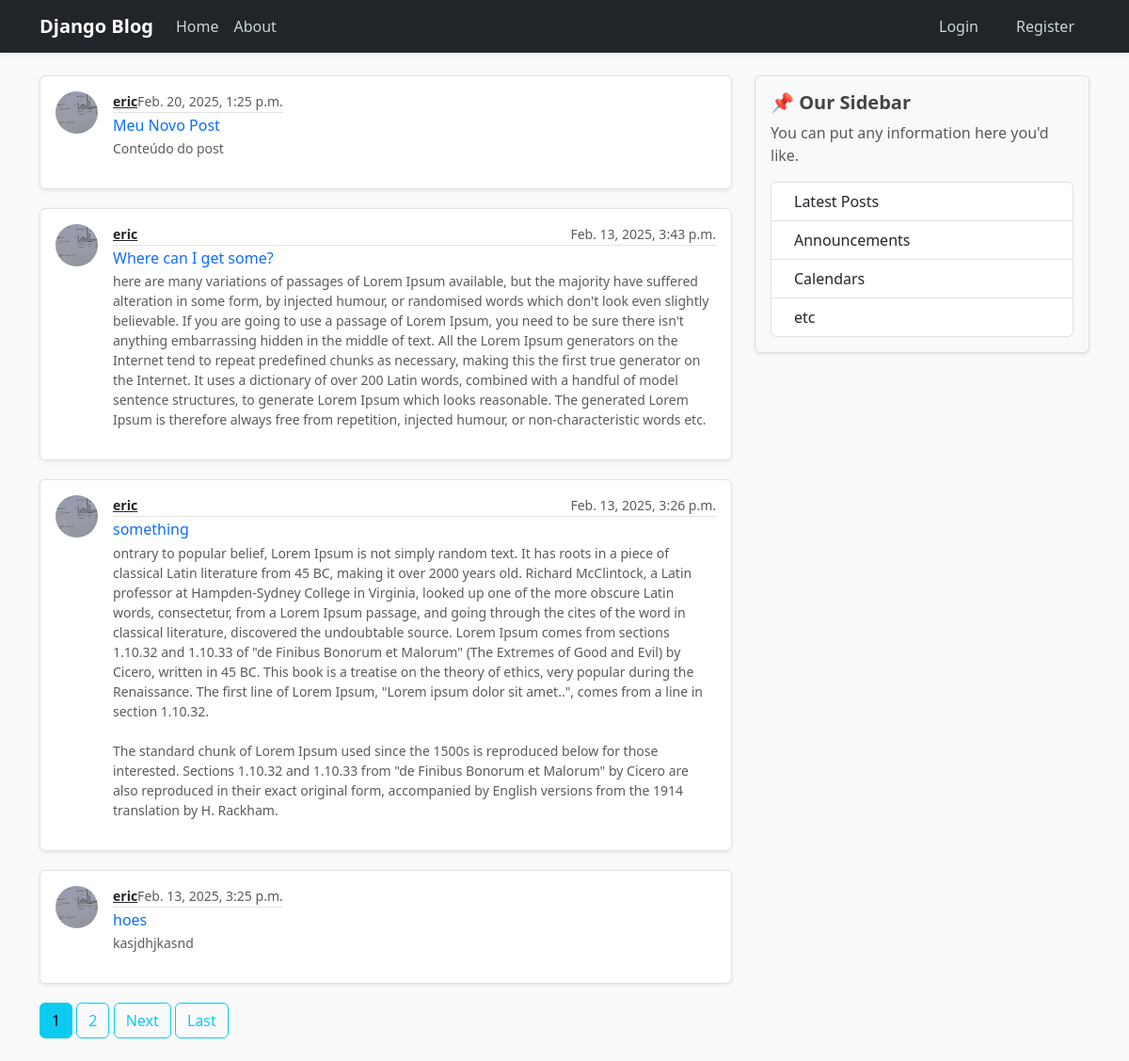
The page / on the database its author committed.
### myapp/models.py (models this page shows, shortened)
class Post(models.Model):
    title = models.CharField(max_length=100)
    content = models.TextField()
    date_posted = models.DateTimeField(default=timezone.now)
    author = models.ForeignKey(User, on_delete=models.CASCADE)

### users/models.py (models this page shows, shortened)
class Profile(models.Model):
    user = models.OneToOneField(User, on_delete=models.CASCADE)
    image = models.ImageField(default='default.jpg', upload_to='profile_pics')

### myapp/views.py (the view)
# urls.py: path('', PostListView.as_view(), name='index'),
class PostListView(ListView):
    model = Post
    template_name = 'HTML/index.html'
    context_object_name = 'posts'
    ordering = ['-date_posted']
    paginate_by = 4

### myapp/Templates/HTML/index.html (shortened to what this page needs)
{% extends "HTML/base.html" %}
    {% block content %}
        {% for post in posts %}
        <article class="media content-section p-3 d-flex align-items-start border rounded shadow-sm">
            <img class="rounded-circle me-3" src="{{ post.author.profile.image.url }}" alt="Author Image"
                 style="width: 45px; height: 45px; object-fit: cover;">
            <div class="media-body">
                <div class="article-metadata d-flex align-items-center justify-content-between mb-1">
                    <a class="fw-semibold text-dark small" href="{% url 'user_post' post.author.username %}">{{ post.author }}</a>
                    <small class="text-muted">{{ post.date_posted }}</small>
                </div>
                <h2 class="h6 mb-1">
                    <a class="article-title text-truncate text-decoration-none text-primary"
                       href="{% url 'post_detail' post.id %}" style="display: block; max-width: 100%;">
                        {{ post.title }}
                    </a>
                </h2>
                <p class="article-content small text-muted text-truncate" style="max-width: 100%;">{{ post.content }}</p>
            </div>
        </article>
        {% endfor %}
        {% if is_paginated %}
            {% for num in page_obj.paginator.page_range %}
                {% if page_obj.number == num %}
                    <a class="btn btn-info mb-4" href="?page={{ num }}">{{ num }}</a>
                {% elif num > page_obj.number|add:'-3' and num < page_obj.number|add:'3' %}
                    <a class="btn btn-outline-info mb-4" href="?page={{ num }}">{{ num }}</a>
                {% endif %}
            {% endfor %}
            {% if page_obj.has_next %}
                <a class="btn btn-outline-info mb-4" href="?page={{ page_obj.next_page_number }}">Next</a>
                <a class="btn btn-outline-info mb-4" href="?page={{ page_obj.paginator.num_pages }}">Last</a>
            {% endif %}
        {% endif %}
    {% endblock content %}

### myapp/Templates/HTML/base.html (shortened to what this page needs)
{% load static %}
<!DOCTYPE html>
<html lang="en">
<head>
    <link href="https://cdn.jsdelivr.net/npm/bootstrap@5.3.3/dist/css/bootstrap.min.css" rel="stylesheet">
    <link rel="stylesheet" href="{% static 'css/main.css' %}">
</head>
<body>
  <header class="site-header">
    <nav class="navbar navbar-expand-lg navbar-dark bg-dark shadow-sm fixed-top">
        <div class="container">
            <a class="navbar-brand fw-bold" href="/">Django Blog</a>
            <div class="collapse navbar-collapse" id="navbarToggle">
                <ul class="navbar-nav me-auto">
                    <li class="nav-item">
                        <a class="nav-link" href="{% url 'index' %}">Home</a>
                    </li>
                    <li class="nav-item">
                        <a class="nav-link" href="{% url 'about' %}">About</a>
                    </li>
                </ul>
                <ul class="navbar-nav">
                    {% if user.is_authenticated %}
                        <li class="nav-item">
                            <a class="nav-link btn btn-sm btn-outline-light px-3 me-2" href="{% url 'post_create' %}">New Post</a>
                        </li>
                        <li class="nav-item">
                            <a class="nav-link" href="{% url 'profile' %}">Profile</a>
                        </li>
                        <li class="nav-item">
                            <form method="POST" action="{% url 'logout' %}" class="d-inline">
                                {% csrf_token %}
                                <button type="submit" class="btn btn-danger btn-sm">Logout</button>
                            </form>
                        </li>
                    {% else %}
                        <li class="nav-item">
                            <a class="nav-link btn btn-outline-light btn-sm px-3 me-2" href="{% url 'login' %}">Login</a>
                        </li>
                        <li class="nav-item">
                            <a class="nav-link btn btn-primary btn-sm px-3" href="{% url 'register' %}">Register</a>
                        </li>
                    {% endif %}
                </ul>
            </div>
        </div>
    </nav>
</header>
<main role="main" class="container mt-4">
  <div class="row">
      <div class="col-md-8">
          {% block content %}{% endblock %}
      </div>
      <div class="col-md-4">
          <div class="content-section p-3 rounded shadow-sm bg-light">
              <h5 class="fw-bold">📌 Our Sidebar</h5>
              <p class="text-muted">You can put any information here you'd like.</p>
              <ul class="list-group">
                  <li class="list-group-item d-flex align-items-center">
                       Latest Posts
                  </li>
                  <li class="list-group-item d-flex align-items-center">
                       Announcements
                  </li>
                  <li class="list-group-item d-flex align-items-center">
                       Calendars
                  </li>
                  <li class="list-group-item d-flex align-items-center">
                       etc
                  </li>
              </ul>
          </div>
      </div>
  </div>
</main>
</body>
</html>

### myapp/static/css/main.css (style rules this page uses)
body { background: #fafafa; color: #333333; margin-top: 5rem; }
h1, h2, h3, h4, h5, h6 { color: #444444; }
ul { margin: 0; }
.site-header .navbar-nav .nav-link { color: #cbd5db; }
.content-section { background: #ffffff; padding: 10px 20px; border: 1px solid #dddddd; border-radius: 3px; margin-bottom: 20px; }
.article-title { color: #444444; }
.article-content { white-space: pre-line; }
.article-metadata { padding-bottom: 1px; margin-bottom: 4px; border-bottom: 1px solid #e3e3e3 }

### rows shown on the page
Post: author.profile.image (picture), author "eric", date_posted "Feb. 20, 2025, 1:25 p.m.", title "Meu Novo Post", content "Conteúdo do post"
Post: author.profile.image (picture), author "eric", date_posted "Feb. 13, 2025, 3:43 p.m.", title "Where can I get some?", content "here are many variations of passages of Lorem Ipsum available, but the majority have suffered alteration in some form, by injected humour, or randomised words which don't look even slightly believable. If you are going to use a passage of Lorem Ipsum, you need to be sure there isn't anything embarrassing hidden in the middle of text. All the Lorem Ipsum generators on the Internet tend to repeat predefined chunks as necessary, making this the first true generator on the Internet. It uses a dictionary of over 200 Latin words, combined with a handful of model sentence structures, to generate Lorem Ipsum which looks reasonable. The generated Lorem Ipsum is therefore always free from repetition,…"
Post: author.profile.image (picture), author "eric", date_posted "Feb. 13, 2025, 3:26 p.m.", title "something", content "ontrary to popular belief, Lorem Ipsum is not simply random text. It has roots in a piece of classical Latin literature from 45 BC, making it over 2000 years old. Richard McClintock, a Latin professor at Hampden-Sydney College in Virginia, looked up one of the more obscure Latin words, consectetur, from a Lorem Ipsum passage, and going through the cites of the word in classical literature, discovered the undoubtable source. Lorem Ipsum comes from sections 1.10.32 and 1.10.33 of \"de Finibus Bonorum et Malorum\" (The Extremes of Good and Evil) by Cicero, written in 45 BC. This book is a treatise on the theory of ethics, very popular during the Renaissance. The first line of Lorem Ipsum, \"Lorem…"
Post: author.profile.image (picture), author "eric", date_posted "Feb. 13, 2025, 3:25 p.m.", title "hoes", content "kasjdhjkasnd"

### other values the page prints
{{ num }} "1"
{{ num }} "2"
